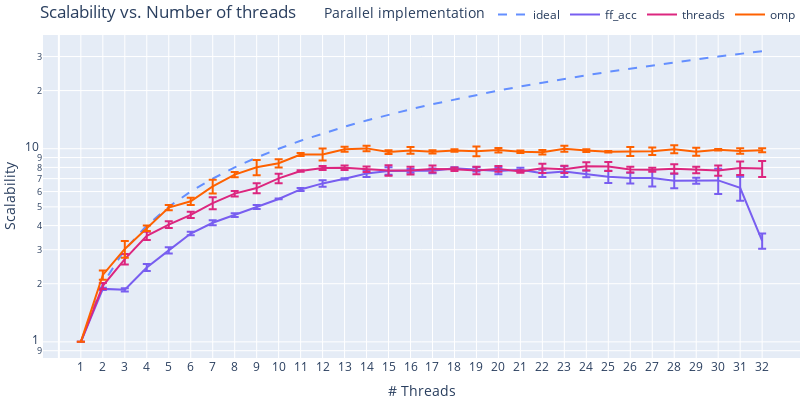

Here is the notebook cell this chart was saved with:
### Code cell
plot_metrics(y="scalability", title="Scalability vs. Number of threads", xtitle="# Threads", ytitle="Scalability")

### Figure 1 — Plotly figure (JSON) as saved in the notebook; plotly's stock layout.template omitted (floating-point values rounded to 4 significant figures)
{"data": [{"line": {"color": "#648FFF", "dash": "dash"}, "marker": {"size": 8, "symbol": "circle"}, "name": "ideal", "type": "scatter", "x": [1, 2, 3, 4, 5, 6, 7, 8, 9, 10, 11, 12, 13, 14, 15, 16, 17, 18, 19, 20, 21, 22, 23, 24, 25, 26, 27, 28, 29, 30, 31, 32], "y": [1, 2, 3, 4, 5, 6, 7, 8, 9, 10, 11, 12, 13, 14, 15, 16, 17, 18, 19, 20, 21, 22, 23, 24, 25, 26, 27, 28, 29, 30, 31, 32]}, {"error_y": {"array": [0, 0.02646, 0.03606, 0.1026, 0.1102, 0.0781, 0.121, 0.1044, 0.1242, 0.02517, 0.1106, 0.2517, 0.04619, 0.3086, 0.3421, 0.1744, 0.22, 0.09165, 0.2155, 0.2887, 0.1873, 0.3175, 0.479, 0.2996, 0.5142, 0.4554, 0.6783, 0.588, 0.2512, 1.022, 0.8931, 0.3017], "type": "data", "visible": true}, "line": {"color": "#785EF0"}, "marker": {"size": 8, "symbol": "square"}, "mode": "lines", "name": "ff_acc", "type": "scatter", "x": [1, 2, 3, 4, 5, 6, 7, 8, 9, 10, 11, 12, 13, 14, 15, 16, 17, 18, 19, 20, 21, 22, 23, 24, 25, 26, 27, 28, 29, 30, 31, 32], "y": [1, 1.88, 1.86, 2.427, 2.977, 3.64, 4.137, 4.53, 4.993, 5.493, 6.153, 6.613, 6.983, 7.443, 7.677, 7.68, 7.69, 7.93, 7.833, 7.673, 7.78, 7.46, 7.623, 7.413, 7.167, 7.057, 7.047, 6.83, 6.83, 6.853, 6.27, 3.337]}, {"error_y": {"array": [0, 0.07, 0.1677, 0.1756, 0.1629, 0.1662, 0.3723, 0.1914, 0.3677, 0.3927, 0.0611, 0.1858, 0.2088, 0.261, 0.4891, 0.3516, 0.3251, 0.1646, 0.3424, 0.2715, 0.1054, 0.4313, 0.3395, 0.4008, 0.4332, 0.2574, 0.1868, 0.4332, 0.2951, 0.4661, 0.6421, 0.7463], "type": "data", "visible": true}, "line": {"color": "#DC267F"}, "marker": {"size": 8, "symbol": "x"}, "mode": "lines", "name": "threads", "type": "scatter", "x": [1, 2, 3, 4, 5, 6, 7, 8, 9, 10, 11, 12, 13, 14, 15, 16, 17, 18, 19, 20, 21, 22, 23, 24, 25, 26, 27, 28, 29, 30, 31, 32], "y": [1, 1.95, 2.683, 3.543, 4.047, 4.547, 5.227, 5.853, 6.253, 7.023, 7.663, 7.943, 7.97, 7.833, 7.723, 7.707, 7.85, 7.83, 7.717, 7.863, 7.62, 7.917, 7.823, 8.117, 8.097, 7.797, 7.78, 7.873, 7.76, 7.713, 7.95, 7.89]}, {"error_y": {"array": [0, 0.1217, 0.3001, 0.1266, 0.1552, 0.2307, 0.5225, 0.2397, 0.7246, 0.4206, 0.1626, 0.6667, 0.2957, 0.3291, 0.2081, 0.3931, 0.1852, 0.1353, 0.5757, 0.2631, 0.1422, 0.2495, 0.3483, 0.1739, 0.09165, 0.5208, 0.4258, 0.4766, 0.454, 0.0781, 0.3201, 0.2352], "type": "data", "visible": true}, "line": {"color": "#FE6100"}, "marker": {"size": 8, "symbol": "diamond"}, "mode": "lines", "name": "omp", "type": "scatter", "x": [1, 2, 3, 4, 5, 6, 7, 8, 9, 10, 11, 12, 13, 14, 15, 16, 17, 18, 19, 20, 21, 22, 23, 24, 25, 26, 27, 28, 29, 30, 31, 32], "y": [1, 2.22, 3.027, 3.873, 4.96, 5.347, 6.383, 7.347, 8.013, 8.403, 9.337, 9.347, 9.943, 10.04, 9.61, 9.803, 9.64, 9.79, 9.703, 9.833, 9.647, 9.597, 10, 9.777, 9.64, 9.683, 9.71, 9.94, 9.65, 9.88, 9.737, 9.81]}], "layout": {"height": 400, "legend": {"orientation": "h", "title": {"text": "Parallel implementation"}, "x": 1, "xanchor": "right", "y": 1.02, "yanchor": "bottom"}, "margin": {"b": 0, "l": 0, "r": 0, "t": 0}, "title": {"text": "Scalability vs. Number of threads"}, "width": 800, "xaxis": {"tickmode": "array", "tickvals": [1, 2, 3, 4, 5, 6, 7, 8, 9, 10, 11, 12, 13, 14, 15, 16, 17, 18, 19, 20, 21, 22, 23, 24, 25, 26, 27, 28, 29, 30, 31, 32], "title": {"text": "# Threads"}}, "yaxis": {"title": {"text": "Scalability"}, "type": "log"}}}
